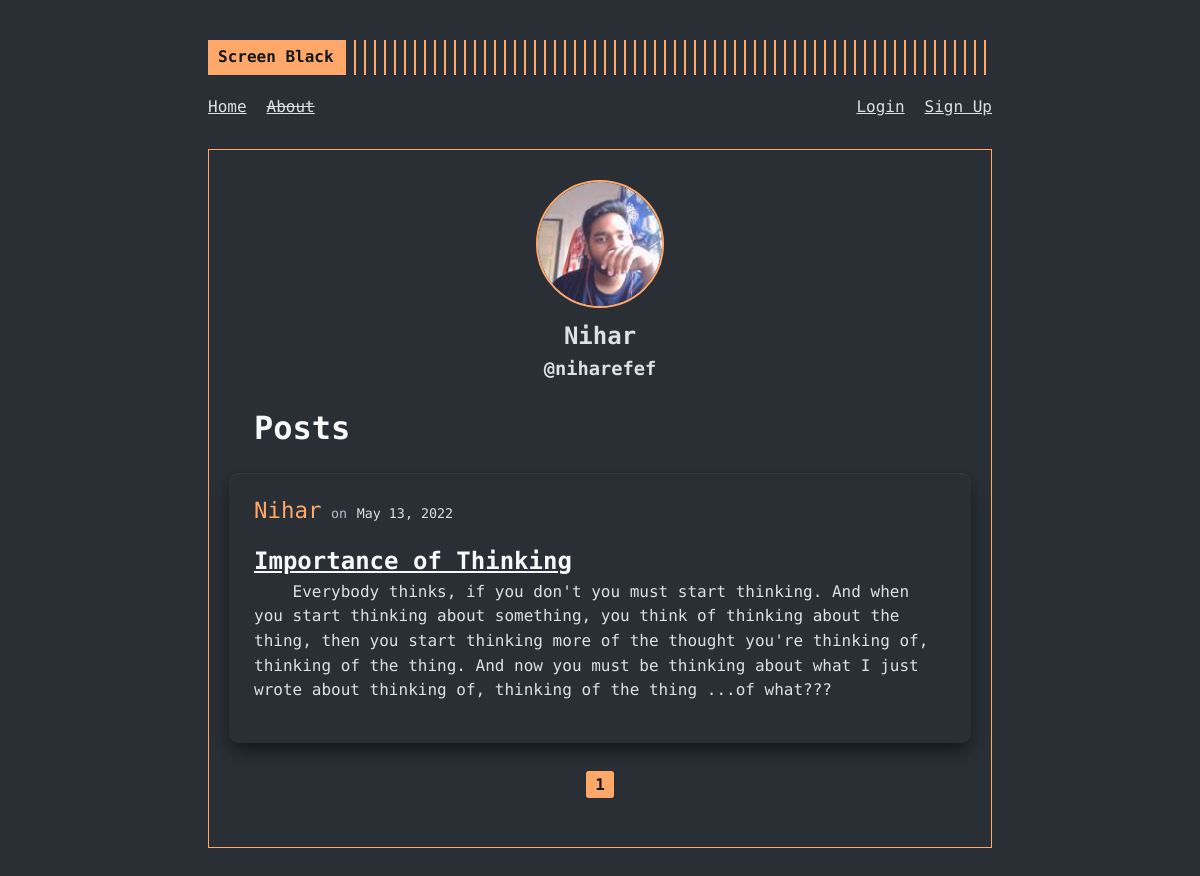
Page /user/niharefef on the committed database.
### screenblack/models.py (models this page shows, shortened)
class User(db.Model, UserMixin):
  id = db.Column(db.Integer, primary_key = True)
  name = db.Column(db.String(30), nullable = False, unique = True)
  username = db.Column(db.String(20), nullable = False, unique = True)
  email = db.Column(db.String(120), nullable = False, unique = True)
  picture = db.Column(db.String(20), nullable = False, default = "default.jpg")
  password = db.Column(db.String(60), nullable = False)
  posts = db.relationship("Post", backref = "author", lazy = True)

class Post(db.Model):
  id = db.Column(db.Integer, primary_key = True)
  title = db.Column(db.String(100), nullable = False)
  date_posted = db.Column(db.DateTime, nullable = False, default = datetime.utcnow)
  content = db.Column(db.Text, nullable = False)
  user_id = db.Column(db.Integer, db.ForeignKey('user.id'), nullable = False)

### screenblack/routes.py (the view)
@app.route("/user/<string:username>")
def user_about(username):
  page = request.args.get("page", default=1, type=int)
  user = User.query.filter_by(username=username).first_or_404()
  posts = Post.query.filter_by(author=user).order_by(Post.date_posted.desc()).paginate(page = page, per_page=5)
  return render_template("user_about.html", user = user, posts = posts, title = username)

### screenblack/templates/user_about.html
{% extends "layout.html" %}
{% block content %}
  <div class="profile-card">
    <img src="{{ url_for('static', filename='profilepics/'+user.picture) }}" alt="profile picture for {{ user.name }}" class="profile-image">
    <h2 class="profile-card-name">{{ user.name }}</h2>
    <h3 class="profile-card-username">@{{ user.username }}</h2>
  </div>
  <h1 class="user-about-heading">Posts{{ user.posts.total }}</h1>
  {% for post in posts.items %}
    <article class="article-body">
      <div class="home-article">
        <div class="article-author-details">
          <a class="article-author">{{ post.author.name }}</a>
          <small class="text-muted">on</small>
          <small class="article-date">{{ post.date_posted.strftime("%B %d, %Y") }}</small>
        </div>
      </div>
      <h2><a class="article-title" href="{{ url_for('post', post_id=post.id) }}">{{ post.title }}</a></h2>
      <div class="article-content">
        <p>{{ post.content }}</p>
      </div>
    </article>
  {% endfor %}
  <div class="pagination">
    {% for page_num in posts.iter_pages(left_edge = 1, right_edge = 1, left_current = 1, right_current = 2) %}
      {% if page_num %}
        {% if page_num == posts.page %}
          <a class="link-current" href="{{ url_for('user_about', username = user.username, page=page_num) }}">{{ page_num }}</a>
        {% else %}
          <a href="{{ url_for('user_about', username = user.username, page=page_num) }}">{{ page_num }}</a>
        {% endif %}
      {% else %}
        ...
      {% endif %}
    {% endfor %}
  </div>
{% endblock content %}

### screenblack/static/main.css (style rules this page uses)
:root { font-size: 16px; --gray0: #f8f8f8; --gray1: #dbe1e8; --gray2: #b2becd; --gray3: #6c7983; --gray4: #444d55; --gray5: #363b44; --gray6: #2a2e35; --gray7: #12181c; --rajah: #ffa86a; --green: #09c372; --red: #ff3860; }
body { font-family: "Fira Code", monospace; background-color: var(--gray6); color: var(--gray1); line-height: 1.54; }
h1 { color: var(--gray0); font-weight: 700; }
a { color: inherit; }
p { margin-bottom: 20px; }
.article-body { padding: 20px 25px; background-color: var(--gray6); box-shadow: var(--gray5) 0px 1px 1px 0px inset, var(--gray7) 0px 10px 20px -5px, var(--gray7) 0px 6px 12px -6px; margin: 20px 0; border-radius: 0.6rem; }
.home-article { display: flex; align-items: center; margin-bottom: 15px; }
.article-title { color: var(--gray0); }
.article-author { color: var(--rajah); font-size: 1.4rem; }
.article-date { color: var(--gray1); }
.article-content p { text-indent: 4ch; }
.text-muted { color: var(--gray2); }
.profile-card { text-align: center; }
.profile-image { display: block; max-width: 128px; margin: 10px auto; border: 2px solid var(--rajah); border-radius: 50%; }
.pagination { margin: 30px 0; text-align: center; }
.pagination a { min-width: 2ch; text-decoration: none; border: 1px solid var(--rajah); padding: 0.2rem 0.5rem; border-radius: 0.2rem; }
.link-current { pointer-events: none; background-color: var(--rajah); color: var(--gray7); font-weight: bold; }
.user-about-heading { margin: 20px 25px 0; }

### rows in the picture
User: picture (picture), name "Nihar", username "niharefef"
Post: author.name "Nihar", date_posted "May 13, 2022", title "Importance of Thinking", content "Everybody thinks, if you don't you must start thinking. And when you start thinking about something, you think of thinking about the thing, then you start thinking more of the thought you're thinking of, thinking of the thing. And now you must be thinking about what I just wrote about thinking of, thinking of the thing ...of what???"

### other values in the picture
{{ page_num }} "1"
